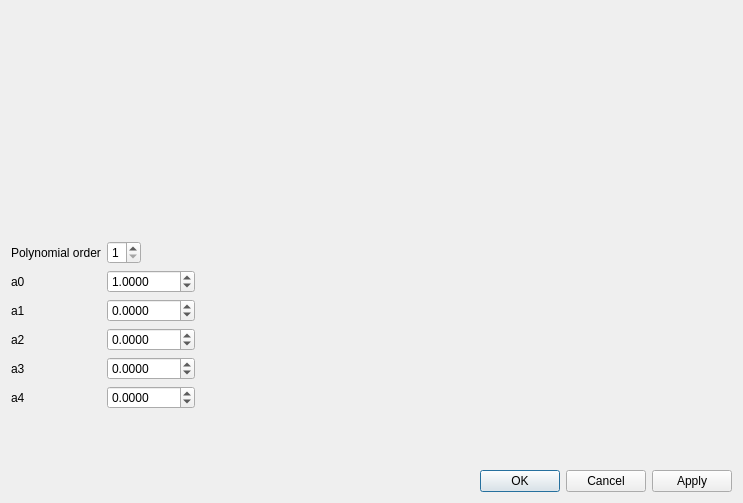
<?xml version="1.0" encoding="UTF-8"?>
<ui version="4.0">
 <class>PolynomialCorrectionDlg</class>
 <widget class="QDialog" name="PolynomialCorrectionDlg">
  <property name="geometry">
   <rect>
    <x>0</x>
    <y>0</y>
    <width>743</width>
    <height>503</height>
   </rect>
  </property>
  <property name="windowTitle">
   <string>Dialog</string>
  </property>
  <layout class="QVBoxLayout" name="verticalLayout_2">
   <item>
    <layout class="QVBoxLayout" name="verticalLayout">
     <item>
      <layout class="QHBoxLayout" name="horizontalLayout">
       <item>
        <widget class="QtAddons::ImageViewerWidget" name="viewerOriginal" native="true"/>
       </item>
       <item>
        <widget class="QtAddons::ImageViewerWidget" name="viewerProcessed" native="true">
         <zorder>horizontalLayoutWidget_2</zorder>
        </widget>
       </item>
       <item>
        <widget class="QtAddons::ImageViewerWidget" name="viewerDifference" native="true">
         <zorder>horizontalLayoutWidget_2</zorder>
        </widget>
       </item>
      </layout>
     </item>
     <item>
      <layout class="QHBoxLayout" name="horizontalLayout_2">
       <item>
        <layout class="QFormLayout" name="formLayout_2">
         <property name="fieldGrowthPolicy">
          <enum>QFormLayout::FieldsStayAtSizeHint</enum>
         </property>
         <item row="0" column="0">
          <widget class="QLabel" name="label">
           <property name="text">
            <string>Polynomial order</string>
           </property>
          </widget>
         </item>
         <item row="0" column="1">
          <widget class="QSpinBox" name="spinOrder">
           <property name="minimum">
            <number>1</number>
           </property>
           <property name="maximum">
            <number>4</number>
           </property>
          </widget>
         </item>
         <item row="1" column="0">
          <widget class="QLabel" name="labelA0">
           <property name="text">
            <string>a0</string>
           </property>
          </widget>
         </item>
         <item row="1" column="1">
          <widget class="QDoubleSpinBox" name="spinA0">
           <property name="decimals">
            <number>4</number>
           </property>
           <property name="minimum">
            <double>-1000.000000000000000</double>
           </property>
           <property name="maximum">
            <double>1000.000000000000000</double>
           </property>
           <property name="value">
            <double>1.000000000000000</double>
           </property>
          </widget>
         </item>
         <item row="2" column="0">
          <widget class="QLabel" name="labelA1">
           <property name="text">
            <string>a1</string>
           </property>
          </widget>
         </item>
         <item row="2" column="1">
          <widget class="QDoubleSpinBox" name="spinA1">
           <property name="decimals">
            <number>4</number>
           </property>
           <property name="minimum">
            <double>-1000.000000000000000</double>
           </property>
           <property name="maximum">
            <double>1000.000000000000000</double>
           </property>
          </widget>
         </item>
         <item row="3" column="0">
          <widget class="QLabel" name="labelA2">
           <property name="text">
            <string>a2</string>
           </property>
          </widget>
         </item>
         <item row="3" column="1">
          <widget class="QDoubleSpinBox" name="spinA2">
           <property name="decimals">
            <number>4</number>
           </property>
           <property name="minimum">
            <double>-1000.000000000000000</double>
           </property>
           <property name="maximum">
            <double>1000.000000000000000</double>
           </property>
          </widget>
         </item>
         <item row="4" column="0">
          <widget class="QLabel" name="labelA3">
           <property name="text">
            <string>a3</string>
           </property>
          </widget>
         </item>
         <item row="4" column="1">
          <widget class="QDoubleSpinBox" name="spinA3">
           <property name="decimals">
            <number>4</number>
           </property>
           <property name="minimum">
            <double>-1000.000000000000000</double>
           </property>
           <property name="maximum">
            <double>1000.000000000000000</double>
           </property>
          </widget>
         </item>
         <item row="5" column="0">
          <widget class="QLabel" name="labelA4">
           <property name="text">
            <string>a4</string>
           </property>
          </widget>
         </item>
         <item row="5" column="1">
          <widget class="QDoubleSpinBox" name="spinA4">
           <property name="decimals">
            <number>4</number>
           </property>
           <property name="minimum">
            <double>-1000.000000000000000</double>
           </property>
           <property name="maximum">
            <double>1000.000000000000000</double>
           </property>
          </widget>
         </item>
        </layout>
       </item>
       <item>
        <widget class="QtAddons::Plotter" name="plotCurve" native="true"/>
       </item>
      </layout>
     </item>
    </layout>
   </item>
   <item>
    <widget class="QDialogButtonBox" name="buttonBox">
     <property name="orientation">
      <enum>Qt::Horizontal</enum>
     </property>
     <property name="standardButtons">
      <set>QDialogButtonBox::Apply|QDialogButtonBox::Cancel|QDialogButtonBox::Ok</set>
     </property>
    </widget>
   </item>
  </layout>
 </widget>
 <customwidgets>
  <customwidget>
   <class>QtAddons::ImageViewerWidget</class>
   <extends>QWidget</extends>
   <header location="global">imageviewerwidget.h</header>
   <container>1</container>
  </customwidget>
  <customwidget>
   <class>QtAddons::Plotter</class>
   <extends>QWidget</extends>
   <header location="global">plotter.h</header>
   <container>1</container>
  </customwidget>
 </customwidgets>
 <resources/>
 <connections>
  <connection>
   <sender>buttonBox</sender>
   <signal>accepted()</signal>
   <receiver>PolynomialCorrectionDlg</receiver>
   <slot>accept()</slot>
   <hints>
    <hint type="sourcelabel">
     <x>248</x>
     <y>254</y>
    </hint>
    <hint type="destinationlabel">
     <x>157</x>
     <y>274</y>
    </hint>
   </hints>
  </connection>
  <connection>
   <sender>buttonBox</sender>
   <signal>rejected()</signal>
   <receiver>PolynomialCorrectionDlg</receiver>
   <slot>reject()</slot>
   <hints>
    <hint type="sourcelabel">
     <x>316</x>
     <y>260</y>
    </hint>
    <hint type="destinationlabel">
     <x>286</x>
     <y>274</y>
    </hint>
   </hints>
  </connection>
 </connections>
</ui>
